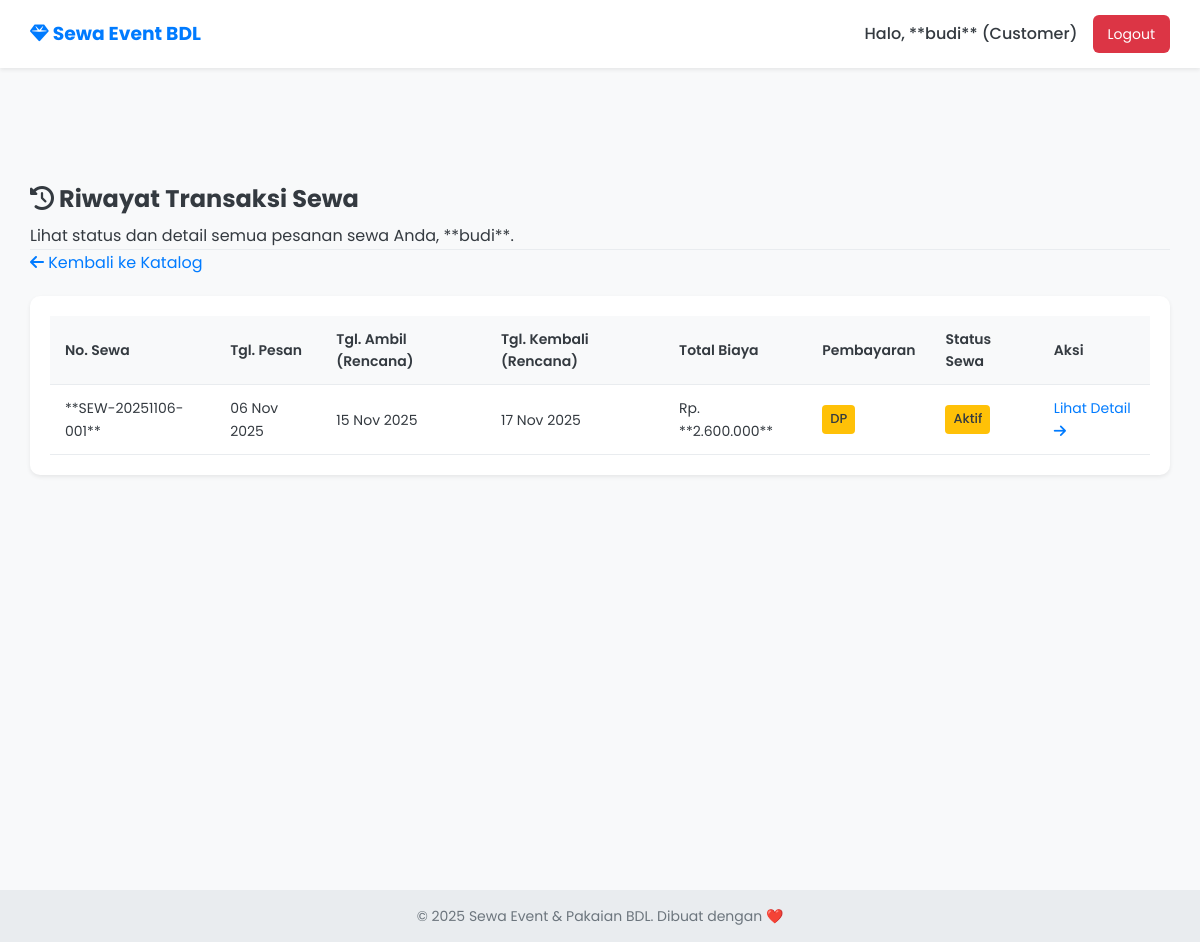
Screenshot of /views/customer/riwayat_sewa.php (signed in) with the database file from the repository.
### tables this page shows
CREATE TABLE `sewa_header` (
  `no_sewa` varchar(20) NOT NULL COMMENT 'Contoh: SEW-20251106-001',
  `tgl_sewa` date NOT NULL,
  `id_customer` int(11) NOT NULL,
  `id_staff` int(11) NOT NULL,
  `tgl_ambil_rencana` date NOT NULL,
  `tgl_kembali_rencana` date NOT NULL,
  `total_biaya` decimal(10,0) NOT NULL,
  `uang_muka` decimal(10,0) DEFAULT 0,
  `status_pembayaran` enum('DP','Lunas','Batal') NOT NULL DEFAULT 'DP',
  `status_sewa` enum('Draft','Aktif','Selesai','Batal') NOT NULL DEFAULT 'Draft'
);

### views/customer/riwayat_sewa.php (the view, shortened to what this page needs)
<?php
require_once '../../config/koneksi.php';
$id_customer_login = $_SESSION['id_referensi'];
$nama_pengguna = $_SESSION['username'];
$query_riwayat = "
    SELECT
        no_sewa,
        tgl_sewa,
        tgl_ambil_rencana,
        tgl_kembali_rencana,
        total_biaya,
        status_pembayaran,
        status_sewa
    FROM
        sewa_header
    WHERE
        id_customer = '$id_customer_login'
    ORDER BY
        tgl_sewa DESC
";
$result_riwayat = mysqli_query($koneksi, $query_riwayat);
?>
<!DOCTYPE html>
<html lang="id">
<head>
    <link rel="stylesheet" href="../../assets/css/style.css">
    <link rel="stylesheet" href="https://cdnjs.cloudflare.com/ajax/libs/font-awesome/6.0.0-beta3/css/all.min.css">
</head>
<body>
    <?php include('../includes/header.php'); ?>
    <div class="wrapper" style="display: block;">
        <div class="main-content" style="margin-left: 0; max-width: 1200px; margin: 90px auto 30px auto;">
            <h2><i class="fas fa-history"></i> Riwayat Transaksi Sewa</h2>
            <p>Lihat status dan detail semua pesanan sewa Anda, **<?php echo htmlspecialchars($nama_pengguna); ?>**.</p>
            <hr>
            <a href="index.php" style="margin-bottom: 20px; display: inline-block;"><i class="fas fa-arrow-left"></i> Kembali ke Katalog</a>
            <div class="riwayat-table-container">
                <?php if (mysqli_num_rows($result_riwayat) > 0): ?>
                    <table class="riwayat-table">
                        <thead>
                            <tr>
                                <th>No. Sewa</th>
                                <th>Tgl. Pesan</th>
                                <th>Tgl. Ambil (Rencana)</th>
                                <th>Tgl. Kembali (Rencana)</th>
                                <th>Total Biaya</th>
                                <th>Pembayaran</th>
                                <th>Status Sewa</th>
                                <th>Aksi</th>
                            </tr>
                        </thead>
                        <tbody>
                            <?php while ($riwayat = mysqli_fetch_assoc($result_riwayat)):
                                $status_sewa_class = 'status-' . htmlspecialchars($riwayat['status_sewa']);
                                $status_bayar_class = 'status-' . htmlspecialchars($riwayat['status_pembayaran']);
                            ?>
                            <tr>
                                <td>**<?php echo htmlspecialchars($riwayat['no_sewa']); ?>**</td>
                                <td><?php echo date('d M Y', strtotime($riwayat['tgl_sewa'])); ?></td>
                                <td><?php echo date('d M Y', strtotime($riwayat['tgl_ambil_rencana'])); ?></td>
                                <td><?php echo date('d M Y', strtotime($riwayat['tgl_kembali_rencana'])); ?></td>
                                <td>Rp. **<?php echo number_format($riwayat['total_biaya'], 0, ',', '.'); ?>**</td>
                                <td><span class="status-badge <?php echo $status_bayar_class; ?>"><?php echo htmlspecialchars($riwayat['status_pembayaran']); ?></span></td>
                                <td><span class="status-badge <?php echo $status_sewa_class; ?>"><?php echo htmlspecialchars($riwayat['status_sewa']); ?></span></td>
                                <td>
                                    <a href="#" class="detail-link">Lihat Detail <i class="fas fa-arrow-right"></i></a>
                                </td>
                            </tr>
                            <?php endwhile; ?>
                        </tbody>
                    </table>
                <?php else: ?>
                    <div class="box">
                        <p style="text-align: center; color: var(--secondary-color);">Anda belum memiliki riwayat transaksi sewa.</p>
                    </div>
                <?php endif; ?>
            </div>
        </div>
    </div>
    <?php include('../includes/footer.php'); ?>
</body>
</html>

### assets/css/style.css (style rules this page uses)
:root { --primary-color: #007bff; --secondary-color: #6c757d; --success-color: #28a745; --warning-color: #ffc107; --danger-color: #dc3545; --light-bg: #f8f9fa; --dark-text: #343a40; --card-bg: #ffffff; --shadow: 0 0.125rem 0.25rem rgba(0, 0, 0, 0.075); }
* { margin: 0; padding: 0; box-sizing: border-box; font-family: 'Poppins', sans-serif; }
body { background-color: var(--light-bg); color: var(--dark-text); line-height: 1.6; }
a { text-decoration: none; color: var(--primary-color); }
.wrapper { display: flex; min-height: 100vh; }
.main-content { margin-left: 250px; padding: 90px 30px 30px 30px; width: 100%; }
.main-content h2 { color: var(--dark-text); margin-bottom: 5px; }
.main-content hr { margin-top: 0; border: 0; border-top: 1px solid #e9ecef; }

### views/customer/riwayat_sewa.php (style rules this page uses)
.riwayat-table-container { background-color: var(--card-bg); padding: 20px; border-radius: 10px; box-shadow: var(--shadow); margin-bottom: 30px; overflow-x: auto; }
.riwayat-table { width: 100%; border-collapse: collapse; }
.riwayat-table th, .riwayat-table td { padding: 12px 15px; text-align: left; border-bottom: 1px solid #e9ecef; vertical-align: middle; font-size: 14px; }
.riwayat-table th { background-color: var(--light-bg); font-weight: 600; }
.status-badge { padding: 4px 8px; border-radius: 4px; font-weight: 500; font-size: 13px; color: white; text-align: center; display: inline-block; }
.status-Aktif { background-color: #ffc107; color: #343a40; }
.status-DP { background-color: var(--warning-color); color: #343a40; }
.detail-link { font-size: 14px; color: var(--primary-color); transition: color 0.2s; }

### rows the page displays
sewa_header: no_sewa "SEW-20251106-001", tgl_sewa "06 Nov 2025", tgl_ambil_rencana "15 Nov 2025", tgl_kembali_rencana "17 Nov 2025", total_biaya "2.600.000", status_pembayaran "DP", status_sewa "Aktif"

### other values shown
$_SESSION['username'] "budi"
$_SESSION['hak_akses'] "Customer"
$nama_pengguna "budi"
